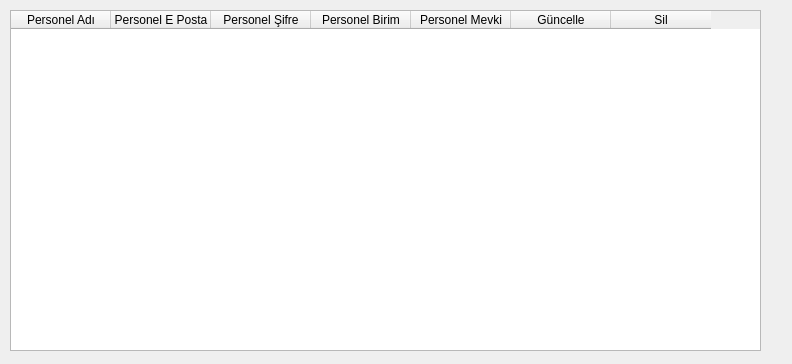
<?xml version="1.0" encoding="UTF-8"?>
<ui version="4.0">
 <class>PersonelGuncelleSil</class>
 <widget class="QWidget" name="PersonelGuncelleSil">
  <property name="geometry">
   <rect>
    <x>0</x>
    <y>0</y>
    <width>792</width>
    <height>364</height>
   </rect>
  </property>
  <property name="windowTitle">
   <string>Personel Güncelleme Silme Ekranı</string>
  </property>
  <widget class="QTableWidget" name="tableWidget">
   <property name="geometry">
    <rect>
     <x>10</x>
     <y>10</y>
     <width>751</width>
     <height>341</height>
    </rect>
   </property>
   <column>
    <property name="text">
     <string>Personel Adı</string>
    </property>
   </column>
   <column>
    <property name="text">
     <string>Personel E Posta</string>
    </property>
   </column>
   <column>
    <property name="text">
     <string>Personel Şifre</string>
    </property>
   </column>
   <column>
    <property name="text">
     <string>Personel Birim</string>
    </property>
   </column>
   <column>
    <property name="text">
     <string>Personel Mevki</string>
    </property>
   </column>
   <column>
    <property name="text">
     <string>Güncelle</string>
    </property>
   </column>
   <column>
    <property name="text">
     <string>Sil</string>
    </property>
   </column>
  </widget>
 </widget>
 <resources/>
 <connections/>
</ui>
